Frame 1 (no input): blank canvas, image omitted
Frame 60 (no input): blank canvas, image omitted
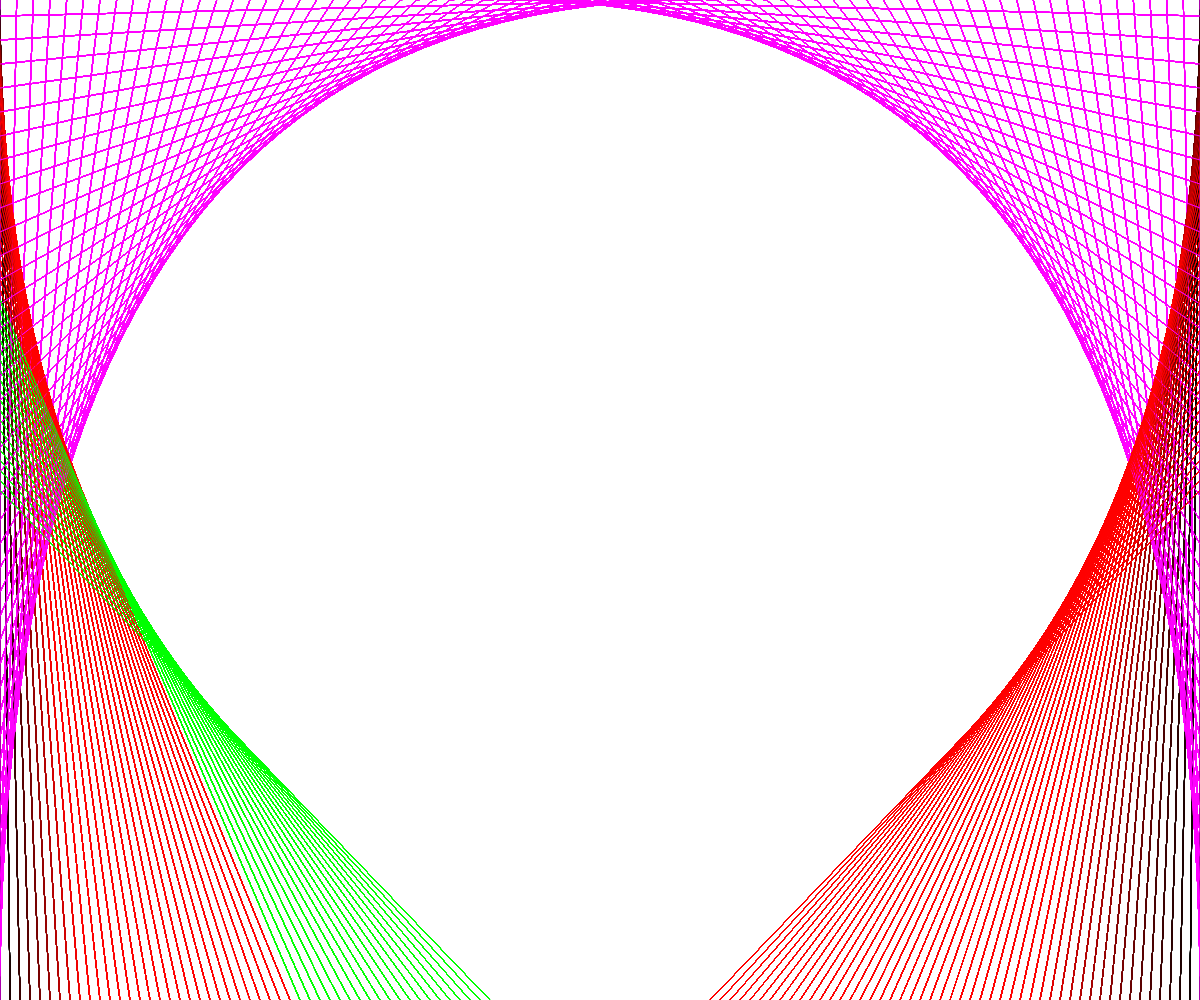
Frame 120 (the mouse pressed at the canvas centre since frame 60)

The p5.js sketch whose frames 1 and 60 were blank and that drew this single picture after the mouse press (run headless with seeded random() and noise() and a simulated clock; from frame 60 on, the mouse is pressed at the canvas centre):

// p5.js sketch
// ── sketch.js
var x; //increment variable for width for bottom curves
var y; //increment variable for height for bottom curves
var a; //increment variable for width for top curves
var b; //increment variable for height for top curves
var angleIncrement; //location for where to draw line in circle
var r; //radius of the center strings forming circle

function setup() {
    createCanvas(windowWidth, windowHeight);
}

function draw() {
    //background(0);
    x = width / mouseX * 5;
    y = height / mouseY * 5;
    a = width / mouseY * 10;
    b = height / mouseX * 10;
    angleIncrement = mouseX / 100;
    r = width;

    //center circle
    if (mouseIsPressed) {
        for(var angle = 0; angle < 360; angle += mouseX / 100) {
            stroke(0, 0, 255);
            push();
            translate(width / 2, height / 2);
            line((r * sin(angle)) / tan(angle),
                  r * sin(angle),
                  r * sin(angle + angleIncrement) / tan(angle + angleIncrement),
                  r * sin(angle + angleIncrement));
            pop();
        }
    }

    //drawing the four curves on each corner of the canvas
    for(var i = 0; i < 50; i ++) {
        strokeWeight(1);

        //draws the first 20 red lines on the bottom left corner
        //draws green lines for the rest
        if (i >= 30) {
            stroke(0, 255, 0);
            line(0, y * i, x * i, height);
        }else {
            strokeWeight(1);
            stroke(i * 30, 0, 0);
            line(0, y * i,  (x * i), height);
        }

        //red on bottom right hand side 
        //stroke(255,0,0);
        stroke(i * 15, 0, 0);
        line(width, y * i, width - (x * i), height);

        //color changing curves on top 
        stroke(mouseX, 0, 255);
        line(0, height - (a * i), b * i, 0);
        line(width - (b * i), 0, width, height - (a * i));     
    }
}
